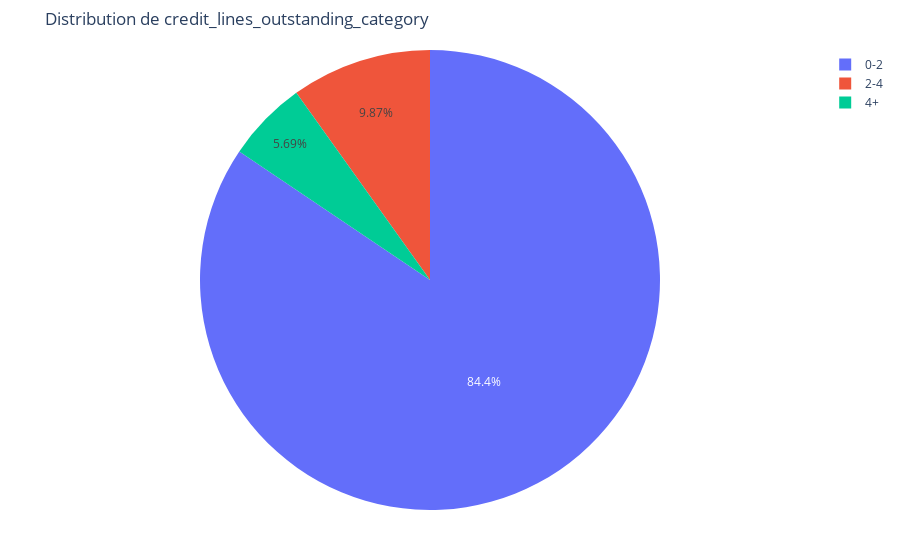
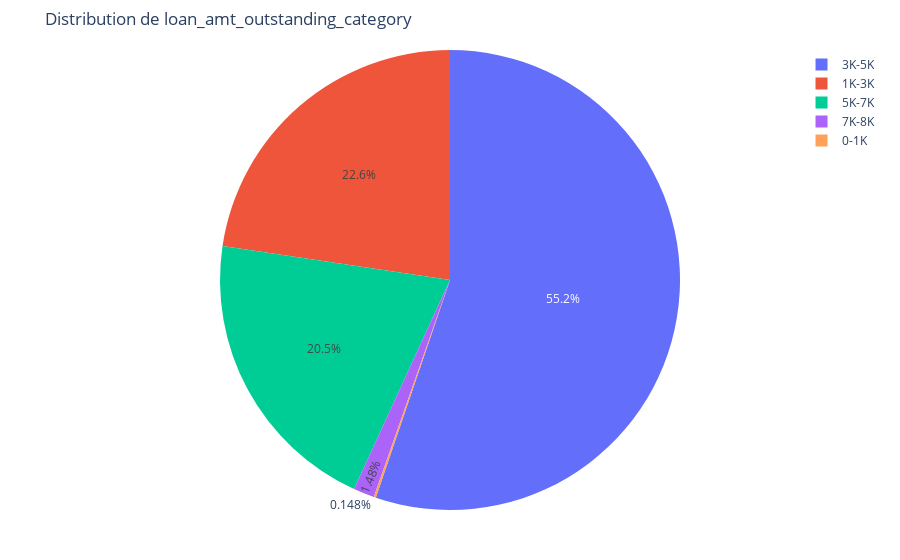
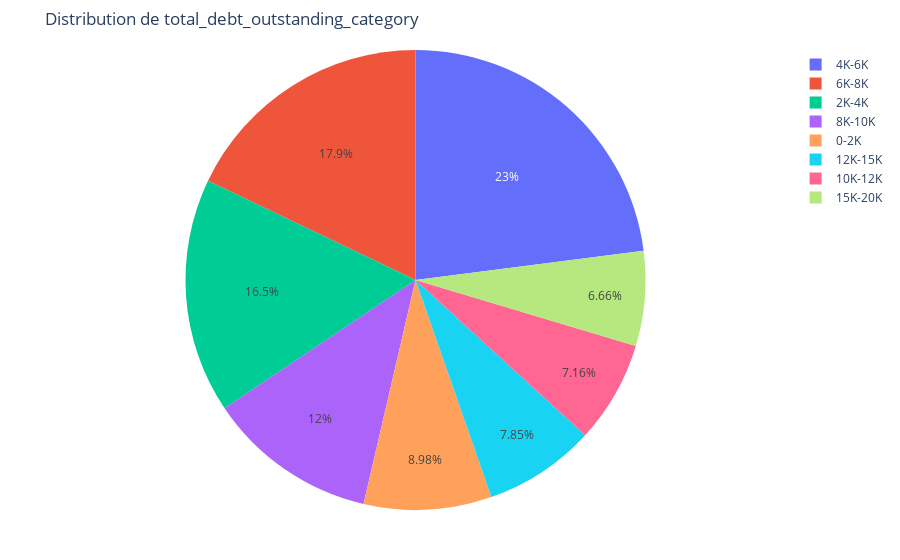
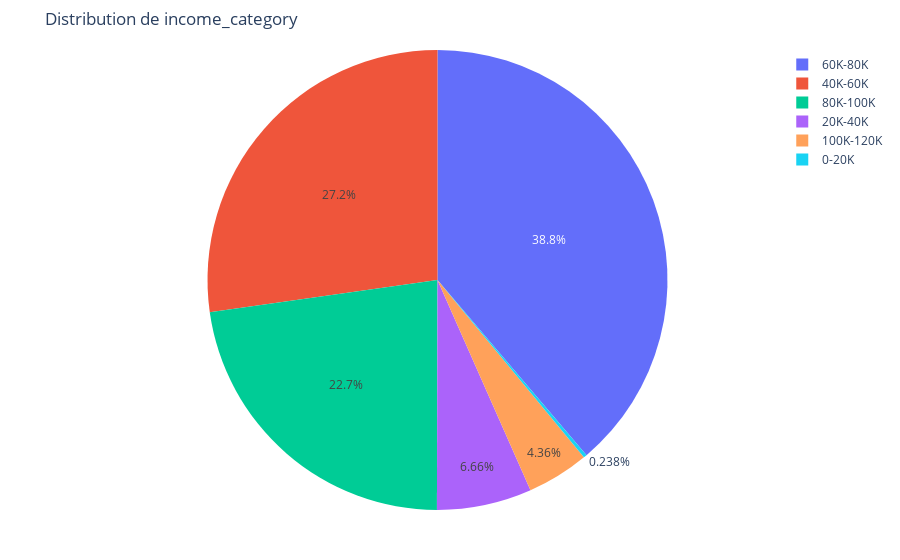

Notebook code for these charts, in order:
### Code cell
# Fonction pour créer un graphique en camembert avec Plotly
def plot_pie_chart(df, column):
    """
    Crée un graphique en camembert pour une colonne catégorielle en affichant les pourcentages.
    
    Args:
    df (pd.DataFrame): Le DataFrame contenant les données.
    column (str): Le nom de la colonne catégorielle à visualiser.
    """
    # Calculer les fréquences et pourcentages
    counts = df[column].value_counts()
    percentages = (counts / counts.sum() * 100).reset_index()
    percentages.columns = [column, 'Percentage']
    
    # Créer le graphique en camembert
    fig = px.pie(percentages, names=column, values='Percentage', title=f'Distribution de {column}', 
                 labels={column: column, 'Percentage': 'Pourcentage'})
    
    # Mettre à jour le layout pour une meilleure visualisation
    fig.update_layout(
        margin=dict(t=50, b=50, l=50, r=50)
    )
    
    # Afficher le graphique
    fig.show()

# Liste des colonnes catégorielles à analyser
categorical_columns = [
    'credit_lines_outstanding_category',
    'loan_amt_outstanding_category',
    'total_debt_outstanding_category',
    'income_category',
    'years_employed_category'
]

# Créer des graphiques en camembert pour chaque colonne catégorielle
for column in categorical_columns:
    plot_pie_chart(df, column)

### Figure 1 — Plotly figure (JSON) as saved in the notebook; plotly's stock layout.template omitted (floating-point values rounded to 4 significant figures)
{"data": [{"domain": {"x": [0, 1], "y": [0, 1]}, "hovertemplate": "credit_lines_outstanding_category=%{label}<br>Pourcentage=%{value}<extra></extra>", "labels": ["0-2", "2-4", "4+"], "legendgroup": "", "name": "", "showlegend": true, "type": "pie", "values": [84.44, 9.874, 5.686]}], "layout": {"legend": {"tracegroupgap": 0}, "margin": {"b": 50, "l": 50, "r": 50, "t": 50}, "title": {"text": "Distribution de credit_lines_outstanding_category"}}}

### Figure 2 — Plotly figure (JSON) as saved in the notebook; plotly's stock layout.template omitted (floating-point values rounded to 4 significant figures)
{"data": [{"domain": {"x": [0, 1], "y": [0, 1]}, "hovertemplate": "loan_amt_outstanding_category=%{label}<br>Pourcentage=%{value}<extra></extra>", "labels": ["3K-5K", "1K-3K", "5K-7K", "7K-8K", "0-1K"], "legendgroup": "", "name": "", "showlegend": true, "type": "pie", "values": [55.23, 22.64, 20.51, 1.475, 0.1475]}], "layout": {"legend": {"tracegroupgap": 0}, "margin": {"b": 50, "l": 50, "r": 50, "t": 50}, "title": {"text": "Distribution de loan_amt_outstanding_category"}}}

### Figure 3 — Plotly figure (JSON) as saved in the notebook; plotly's stock layout.template omitted (floating-point values rounded to 4 significant figures)
{"data": [{"domain": {"x": [0, 1], "y": [0, 1]}, "hovertemplate": "total_debt_outstanding_category=%{label}<br>Pourcentage=%{value}<extra></extra>", "labels": ["4K-6K", "6K-8K", "2K-4K", "8K-10K", "0-2K", "12K-15K", "10K-12K", "15K-20K"], "legendgroup": "", "name": "", "showlegend": true, "type": "pie", "values": [22.97, 17.9, 16.51, 11.96, 8.977, 7.854, 7.162, 6.662]}], "layout": {"legend": {"tracegroupgap": 0}, "margin": {"b": 50, "l": 50, "r": 50, "t": 50}, "title": {"text": "Distribution de total_debt_outstanding_category"}}}

### Figure 4 — Plotly figure (JSON) as saved in the notebook; plotly's stock layout.template omitted (floating-point values rounded to 4 significant figures)
{"data": [{"domain": {"x": [0, 1], "y": [0, 1]}, "hovertemplate": "income_category=%{label}<br>Pourcentage=%{value}<extra></extra>", "labels": ["60K-80K", "40K-60K", "80K-100K", "20K-40K", "100K-120K", "0-20K"], "legendgroup": "", "name": "", "showlegend": true, "type": "pie", "values": [38.78, 27.23, 22.73, 6.664, 4.359, 0.2384]}], "layout": {"legend": {"tracegroupgap": 0}, "margin": {"b": 50, "l": 50, "r": 50, "t": 50}, "title": {"text": "Distribution de income_category"}}}
